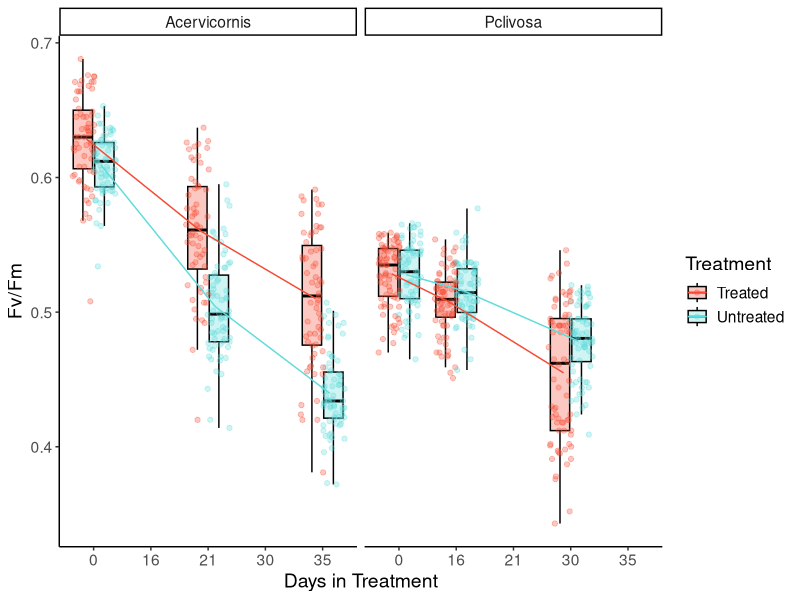
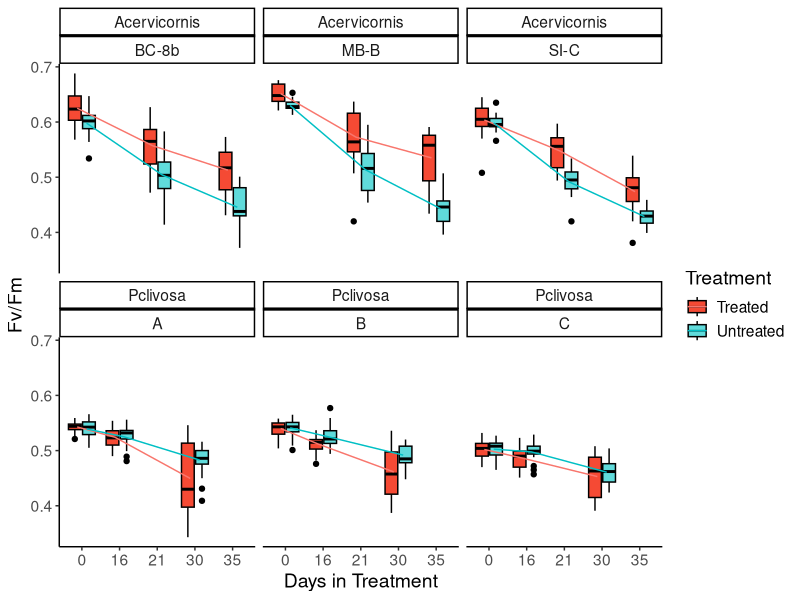
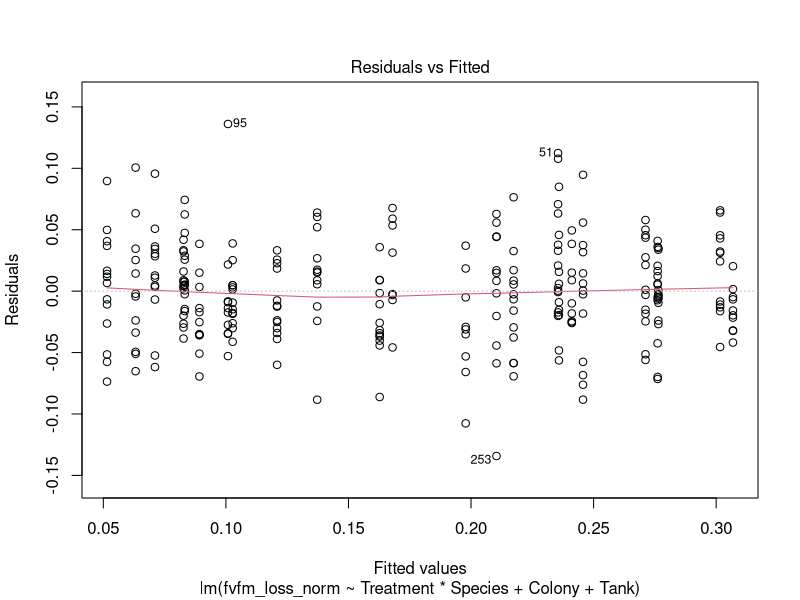
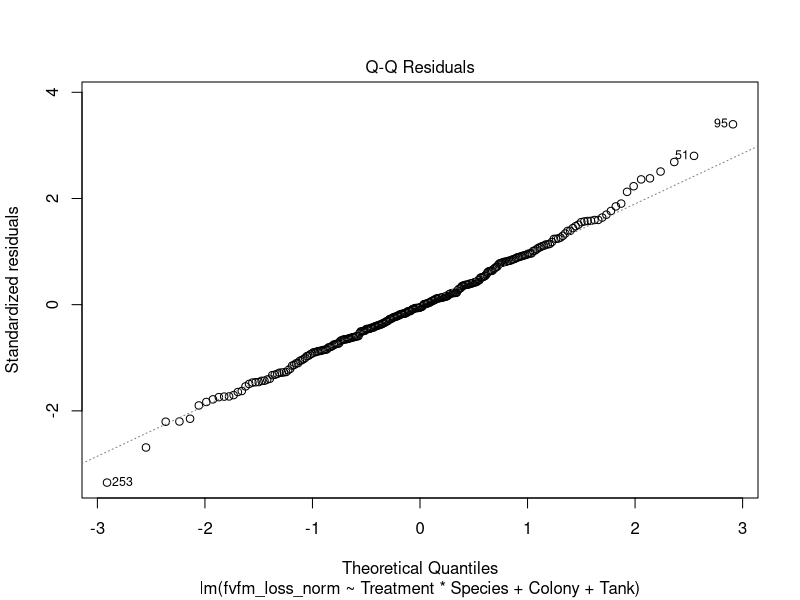
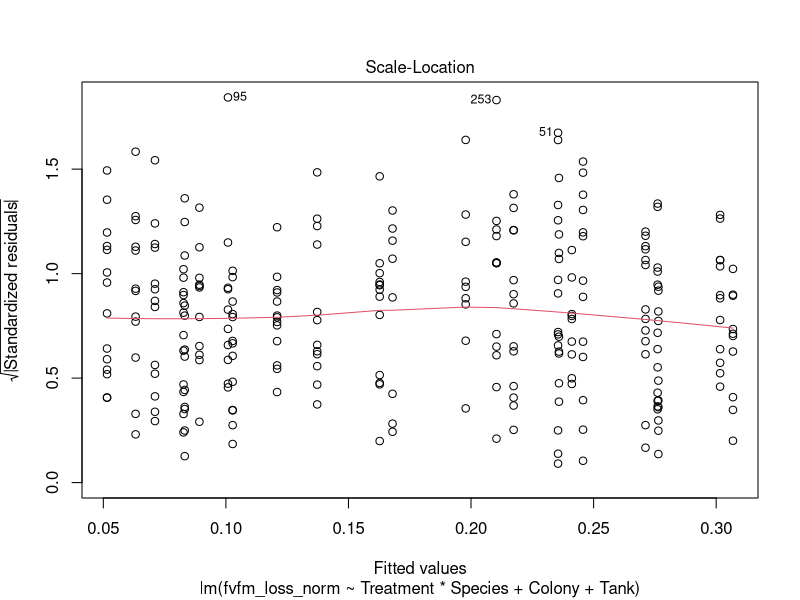
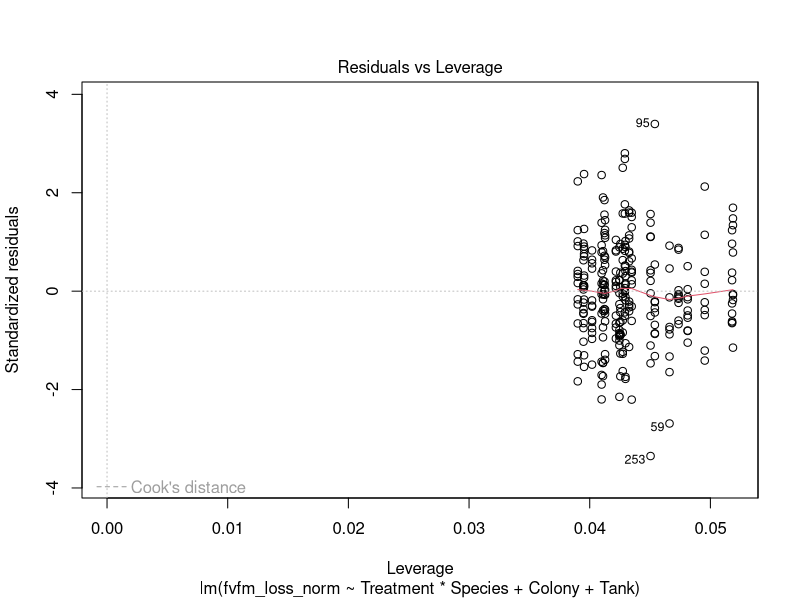
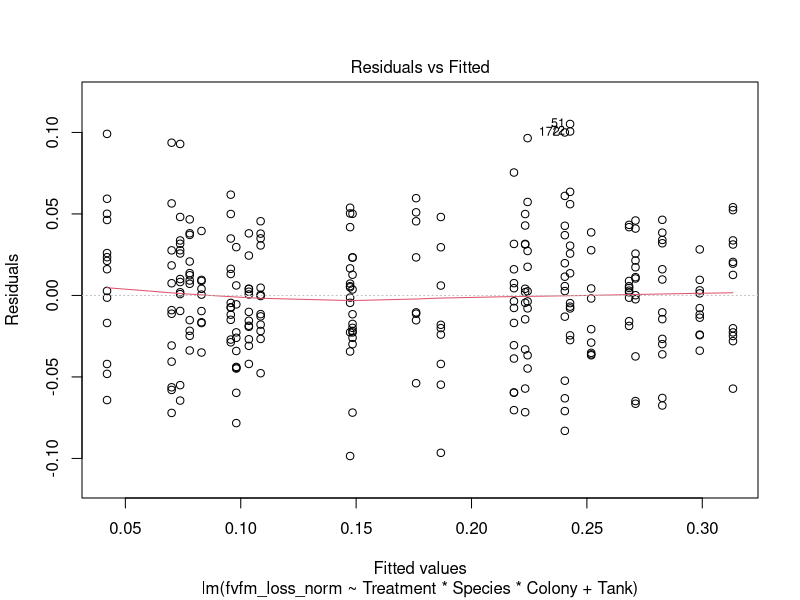
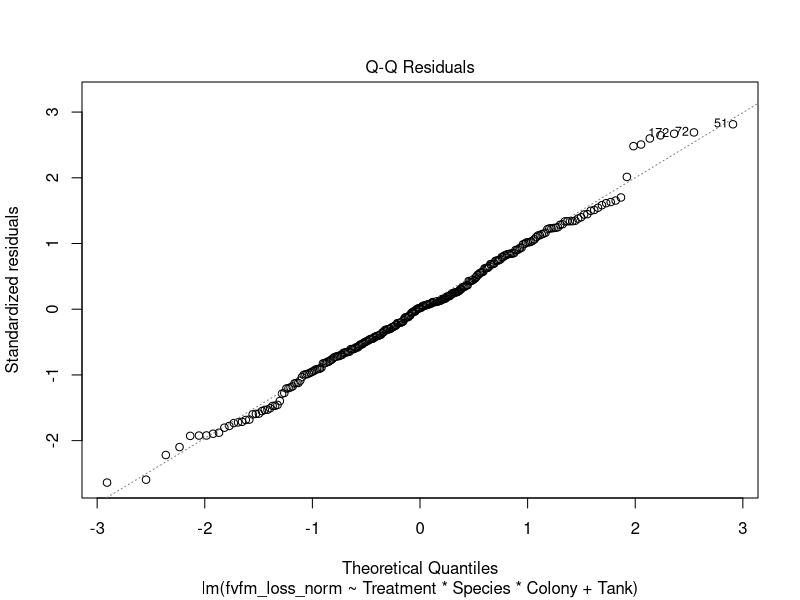

Write R code to recreate these figures, in order.
## ---- chunk 1
library(tidyverse)
library(plotrix)
library(ggpubr)
library(rstatix)
library(cowplot)
## ---- chunk 2
ipam_tidy_data <- read.csv("ipam_tidy_data.csv")

treatment_time_bothspecies <- ipam_tidy_data %>% 
  dplyr::filter(!Treatment_period == "CBASS") %>%
  drop_na(Colony) %>% #this is because there are some corals that never matched up to IPAM values so they're just NA
  dplyr::select(Date, Colony, Puck, Tank, fvfm, Treatment, Species) %>% 
  dplyr::filter(Date <= "2022-04-20") %>% 
    mutate(Treatment = case_when(Tank == "1" ~ "Untreated",
                               Tank == "2" ~ "Treated",
                               Tank == "3" ~ "Treated",
                               Tank == "4" ~ "Untreated",
                               Tank == "5" ~ "Treated", 
                               Tank == "6" ~ "Untreated",
                               Tank == "7" ~ "Untreated",
                               Tank == "8" ~ "Treated")) %>% 
  pivot_wider(names_from = Date, values_from = fvfm) %>% 
   mutate(fvfm_t0 = case_when(Species == "Acervicornis" ~ `2022-03-16`,
                                  Species == "Pclivosa" ~ `2022-03-21`)) %>% 
   mutate(fvfm_t1 = case_when(Species == "Acervicornis" ~ `2022-04-06`,
                                  Species == "Pclivosa" ~ `2022-04-06`)) %>% 
   mutate(fvfm_t2 = case_when(Species == "Acervicornis" ~ `2022-04-20`,
                                  Species == "Pclivosa" ~ `2022-04-20`)) %>% 
  pivot_longer(fvfm_t0:fvfm_t2, names_to = "fvfm_timepoint", values_to = "fvfm") %>% 
  mutate(numDays = case_when(fvfm_timepoint == "fvfm_t0" ~ 0,
                             Species == "Pclivosa" & fvfm_timepoint == "fvfm_t1" ~ 16,
                             Species == "Acervicornis" & fvfm_timepoint == "fvfm_t1" ~ 21,
                             Species == "Pclivosa" & fvfm_timepoint == "fvfm_t2" ~ 30,
                             Species == "Acervicornis" & fvfm_timepoint == "fvfm_t2" ~ 35,
                             Species == "Pclivosa" & fvfm_timepoint == "fvfm_t3" ~ 65,
                             Species == "Acervicornis" & fvfm_timepoint == "fvfm_t3" ~ 70))

treatment_normalized_bothspecies <- ipam_tidy_data %>% 
  dplyr::filter(!Treatment_period == "CBASS") %>%
  drop_na(Colony) %>% #this is because there are some corals that never matched up to IPAM values so they're just NA
  dplyr::select(Date, Colony, Puck, Tank, fvfm, Treatment, Species)  %>% 
    mutate(Treatment = case_when(Tank == "1" ~ "Untreated",
                               Tank == "2" ~ "Treated",
                               Tank == "3" ~ "Treated",
                               Tank == "4" ~ "Untreated",
                               Tank == "5" ~ "Treated", 
                               Tank == "6" ~ "Untreated",
                               Tank == "7" ~ "Untreated",
                               Tank == "8" ~ "Treated")) %>% 
  dplyr::filter(Date <= "2022-04-20") %>% #pre-CBASS time points
  pivot_wider(names_from = Date, values_from = fvfm) %>% 
  mutate(fvfm_loss = case_when(Species == "Acervicornis" ~ `2022-03-16` - `2022-04-20`,
                               Species == "Pclivosa" ~ `2022-03-21` - `2022-04-20`)) %>% 
  mutate(fvfm_loss_norm = case_when(Species == "Acervicornis" ~ fvfm_loss/`2022-03-16`,
                               Species == "Pclivosa" ~ fvfm_loss/`2022-03-21`))
## ---- chunk 3
treatment_time_bothspecies %>% 
  dplyr::select(!c(`2022-04-06`:`2022-04-20`)) %>% 
  mutate(numDays = as.factor(numDays)) %>% 
  ggplot(., aes(x=numDays, y=fvfm, fill = Treatment, color = Treatment)) + 
  geom_boxplot(color = "black", outlier.shape = NA, alpha=0.3) + #not removing outliers, just removing the black dots because they are already represented in the geom_point() line
  geom_point(position = position_jitterdodge(), alpha=0.3) +
  stat_summary(fun=mean, geom="line", aes(group=Treatment, color = Treatment), position = position_dodge(width = 0.5)) +
  facet_wrap(~Species) + 
  theme_classic() + 
  labs(y = "Fv/Fm", x = "Days in Treatment") +
  scale_fill_manual(labels=c("Treated", "Untreated"), values = c("#F54A34", "#60DBDB"))  +
  scale_color_manual(labels=c("Treated", "Untreated"), values = c("#F54A34", "#60DBDB")) +
  theme(text = element_text(size = 14)) 
#ggsave("treatment_bothspecies_overtimeboxplots.pdf")
## ---- chunk 4
treatment_time_bothspecies%>% 
  dplyr::select(!c(`2022-04-06`:`2022-04-20`)) %>% 
  mutate(numDays = as.factor(numDays)) %>% 
  ggplot(., aes(x=numDays, y=fvfm, fill = Treatment)) + 
  geom_boxplot(color = "black") +
  stat_summary(fun=mean, geom="line", aes(group=Treatment, color = Treatment), position = position_dodge(width = 0.5)) +
  facet_wrap(~Species + Colony) + 
  theme_classic() + 
  labs(y = "Fv/Fm", x = "Days in Treatment") +
  scale_fill_manual(labels=c("Treated", "Untreated"), values = c("#F54A34", "#60DBDB"))  +
  theme(text = element_text(size = 14))
## ---- chunk 5
p1<-treatment_normalized_bothspecies%>% 
  ggplot(., aes(x=Treatment, y= fvfm_loss_norm, fill= Treatment)) +
  geom_boxplot() + 
  theme_classic() + 
  labs(y = "% Decline in Fv/Fm", x="Treatment") +
  scale_fill_manual(labels=c("Treated", "Untreated"), values = c("#F54A34", "#60DBDB")) +
  theme(text = element_text(size = 15)) + 
  facet_wrap(~Species) +
  theme(legend.position="none")
  
#ggsave("treatment_normalized_bothspecies_boxplot.pdf")
## ---- chunk 6
str(treatment_normalized_bothspecies)
#make factors: Colony, Puck, Tank, Treatment, Species

treatment_normalized_bothspecies %>% 
  mutate_at(vars(Colony, Puck, Tank, Treatment, Species), factor) -> treatment_normalized_bothspecies
## ---- chunk 7
treat_model <- lm(fvfm_loss_norm ~ Treatment*Species + Colony + Tank, data = treatment_normalized_bothspecies)
treat_model_metrics <- augment(treat_model)
plot(treat_model)

# assess normality of residuals using Shapiro-Wilk test
shapiro_test(treat_model_metrics$.resid) # not significant

# assess homogeneity of variances using Levene's Test
levene_test(.resid ~ Treatment*Species, data = treat_model_metrics) #not significant

# identifying outliers
treat_model_metrics %>% 
  filter(abs(.std.resid) > 3) -> treat_outliers
# 2 outliers

#remove outliers
treatment_normalized_bothspecies <- treatment_normalized_bothspecies[!rownames(treatment_normalized_bothspecies) %in% treat_outliers$.rownames,]
## ---- chunk 8
aov(fvfm_loss_norm ~ Treatment*Species, data = treatment_normalized_bothspecies)

summary(aov(fvfm_loss_norm ~ Treatment*Species, data = treatment_normalized_bothspecies))

#capture.output(summary(aov(fvfm_loss_norm ~ Treatment*Species, data = treatment_normalized_bothspecies)), file = "fvfm_loss_norm_bothspecies_anova_table.csv")

TukeyHSD(aov(fvfm_loss_norm ~ Treatment*Species, data = treatment_normalized_bothspecies))
         
#capture.output(TukeyHSD(aov(fvfm_loss_norm ~ Treatment*Species, data = treatment_normalized_bothspecies)), file = "fvfm_loss_norm_bothspecies_anova_tukey.csv")
## ---- chunk 9
p2<-treatment_normalized_bothspecies%>% 
  ggplot(., aes(x=Colony, y= fvfm_loss_norm, fill=Treatment)) +
  geom_boxplot() + 
  theme_classic() + labs(y = "% Decline in Fv/Fm", x="Colony") +
  scale_fill_manual(labels=c("Treated", "Untreated"), values = c("#F54A34", "#60DBDB"))  +
  theme(text = element_text(size = 15)) + 
  facet_wrap(~Species, scales = "free_x")
#ggsave("treatment_normalized_genotypes_boxplot.pdf")
## ---- chunk 10
treat_model <- lm(fvfm_loss_norm ~ Treatment*Species*Colony + Tank, data = treatment_normalized_bothspecies)
treat_model_metrics <- augment(treat_model)
plot(treat_model)

# assess normality of residuals using Shapiro-Wilk test
shapiro_test(treat_model_metrics$.resid) # not significant

# assess homogeneity of variances using Levene's Test
levene_test(.resid ~ Treatment*Species*Colony, data = treat_model_metrics) #not significant

# identifying outliers
treat_model_metrics %>% 
  filter(abs(.std.resid) > 3) -> treat_outliers
# 2 outliers

#remove outliers
treatment_normalized_bothspecies <- treatment_normalized_bothspecies[!rownames(treatment_normalized_bothspecies) %in% treat_outliers$.rownames,]
## ---- chunk 11
aov(fvfm_loss_norm ~ Treatment*Species*Colony, data = treatment_normalized_bothspecies)

summary(aov(fvfm_loss_norm ~ Treatment*Species*Colony, data = treatment_normalized_bothspecies))

#capture.output(summary(aov(fvfm_loss_norm ~ Treatment*Species*Colony, data = treatment_normalized_bothspecies)), file = "fvfm_loss_norm_bothspeciesgenet_anova_table.csv")


TukeyHSD(aov(fvfm_loss_norm ~ Treatment*Species*Colony, data = treatment_normalized_bothspecies))
         
#capture.output(TukeyHSD(aov(fvfm_loss_norm ~ Treatment*Species*Colony, data = treatment_normalized_bothspecies)), file = "fvfm_loss_norm_bothspeciesgenet_anova_tukey.csv")
## ---- chunk 12
plot_grid(p1, p2, rel_widths = c(1,1.5))
#ggsave("treatment_boxplots_speciesgenets.pdf", width = 10, height = 5)
